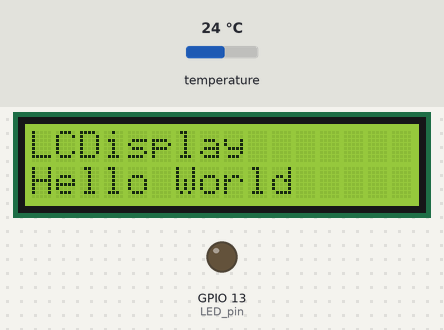
A sketch run on a simulated ESP8266 (NodeMCU). Shown: 16×2 character LCD, output pins drawn as LEDs (lit = HIGH). Inputs (shaded band) come from the test bench; at power-on: temperature 24 °C. The modem accepts every AT command (registered, SIM ready, sends succeed) and sends nothing else; what the sketch prints to the serial monitor is not drawn.

Above: at 0.1 s.
At 6.2 s:
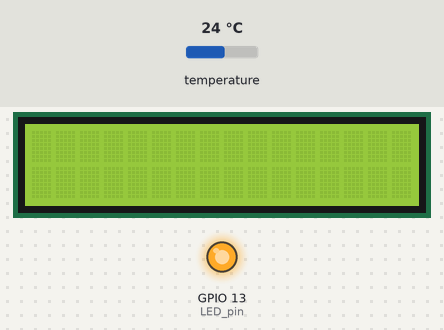
At 43.2 s:
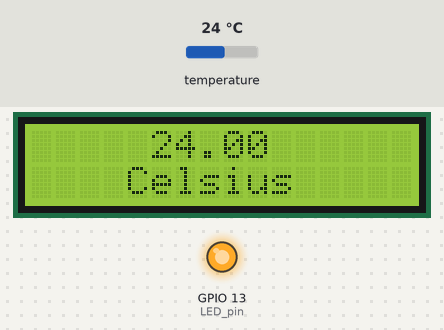
At 44.5 s:
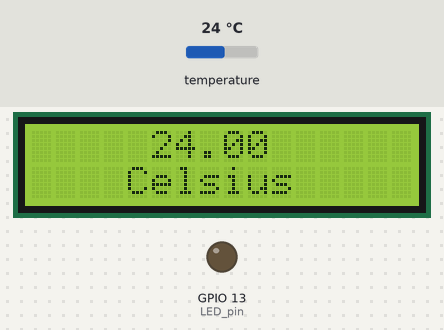
Timing chart, 0 to 120.6 s (numbered marks = the images above):
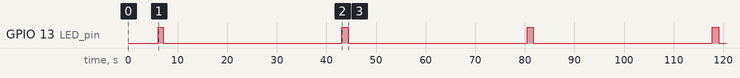

Measured:
- by itself, GPIO 13 (LED_pin): repeats every 37.3 s: LOW 36.0 s, HIGH 1.3 s
- what the display in image 1 shows lasts 5.0 s, from 2.1 s to 7.1 s

The sketch:

ReadTemp_SendTS.ino
```cpp
#include <LiquidCrystal_I2C.h>
#include <Wire.h>
#include <OneWire.h>
#include <ESP8266wifi.h>

LiquidCrystal_I2C lcd(0x27, 16, 2);
OneWire  ds(12);  // on pin 10 (a 4.7K resistor is necessary)

#include <SoftwareSerial.h> //Software Serial is needed to interface with ESP8266 because the hardware serial
//is being used for monitoring Serial line with computer during trouble shooting.
SoftwareSerial ESP8266(10, 11); //RX,TX

#define IP "184.106.153.149" // thingspeak.com IP address .. 184.106.153.149 ; see their website for more detail
String GET = "GET /update?key=X6OILVIV03M3276J&field"; // you 16-digit API key
String field1 = "1=";
String field2 = "2=";
String field3 = "3=";
String field4 = "4=";

byte i;
byte present = 0;
byte type_s;
byte data[12];
byte addr[8];
float celsius, fahrenheit;
byte counting = 0;


void setup() {
  pinMode(12, INPUT); //DS18B20
  pinMode(13, OUTPUT); //LED pin

  lcd.begin();
  lcd.setCursor(0, 0);
  lcd.print("LCDisplay");
  lcd.setCursor(0, 1);
  lcd.print("Hello World");
  delay(2000);
  lcd.clear();

  Serial.begin(9600);
  ESP8266.begin(9600); // this is to start serial communication with the ESP via Software Serial.
  ESP8266.println("AT+RST"); // this check the ESP8266.
  Serial.println("AT+RST");
  delay(2000);
  ESP8266.println("AT");
  Serial.println("AT");
  delay(2000);
  if (ESP8266.find("OK")) {
    Serial.println("OK");
    Serial.println("Connected");
  } else
    Serial.println("Lost Connection to ESP8266");
}


// the loop routine runs over and over again forever:
void loop(void) {

  digitalWrite(13, HIGH); //LED on when program work :))

  if ( !ds.search(addr)) {
    //Serial.println("No more addresses.");
    //Serial.println();
    ds.reset_search();
    delay(250);
    return;
  }

  ds.reset();
  ds.select(addr);
  ds.write(0x44, 1);        // start conversion, with parasite power on at the end

  delay(1000);     // maybe 750ms is enough, maybe not
  // we might do a ds.depower() here, but the reset will take care of it.

  present = ds.reset();
  ds.select(addr);
  ds.write(0xBE);         // Read Scratchpad

  for ( i = 0; i < 9; i++) {           // we need 9 bytes
    data[i] = ds.read();
  }
  //  Serial.println();

  // Convert the data to actual temperature
  // because the result is a 16 bit signed integer, it should
  // be stored to an "int16_t" type, which is always 16 bits
  // even when compiled on a 32 bit processor.
  int16_t raw = (data[1] << 8) | data[0];
  if (type_s) {
    raw = raw << 3; // 9 bit resolution default
    if (data[7] == 0x10) {
      // "count remain" gives full 12 bit resolution
      raw = (raw & 0xFFF0) + 12 - data[6];
    }
  } else {
    byte cfg = (data[4] & 0x60);
    // at lower res, the low bits are undefined, so let's zero them
    if (cfg == 0x00) raw = raw & ~7;  // 9 bit resolution, 93.75 ms
    else if (cfg == 0x20) raw = raw & ~3; // 10 bit res, 187.5 ms
    else if (cfg == 0x40) raw = raw & ~1; // 11 bit res, 375 ms
    //// default is 12 bit resolution, 750 ms conversion time
  }

  celsius = (float)raw / 16.0;
  fahrenheit = celsius * 1.8 + 32.0;

  counting = counting + 1;

  Serial.print("  Count ");
  Serial.print(counting);
  Serial.print("  Temperature = ");
  Serial.print(celsius);
  Serial.print(" Celsius., ");

  digitalWrite(13, LOW);
  Serial.println();

  lcd.setCursor(5, 0);
  lcd.print(celsius);
  lcd.setCursor(4, 1);
  lcd.print("Celsius");

  update((String)celsius, field1);

  delay(10000);   //delay program in millisecond, here i delay 10sec
}


void update(String value, String field) {

  Serial.println("in the update loop");
  ESP8266.println("AT+RST"); // it seems that mine works better if I reset it everytime before I do CIPSTART
  Serial.println("AT+RST");
  delay(5000);
  String cmd = "AT+CIPSTART=\"TCP\",\""; //standard code. see https://github.com/espressif/esp8266_at/wiki //
  cmd += IP; // += is concatenating the previous cmd string with the content of IP
  cmd += "\",80"; // same thing here it just keep adding stuff to the cmd string content

  ESP8266.println(cmd);//type in the string in cmd into the ESP8266
  Serial.println(cmd);
  delay(5000);

  if (ESP8266.find("Error")) {
    Serial.println("AT+CIPSTART Error");
    return;
  }
  cmd = GET;
  cmd += field;
  cmd += value;
  cmd += "\r\n\r\n"; // it seems that this part is important, to input enough \r\n, mine does not work if I only have one pair.
  ESP8266.print("AT+CIPSEND=");
  ESP8266.println(cmd.length());
  Serial.print("AT+CIPSEND=");
  Serial.println(cmd.length());
  delay(10000);

  if (ESP8266.find(">")) { // if ESP8266 return the > prompt back from the CIPSEND command, you are set, if not something is wrong
    ESP8266.print(cmd); //type in the GET command string and done
    ESP8266.print("AT+CIPSEND");
    //ESP8266.print("AT+CIPCLOSE");
    Serial.print(">");
    Serial.print(cmd);
    Serial.println(" Update Data to Thinkspeak...");
    delay(5000);
    Serial.println("> OK!!!");


  }
  else {
    ESP8266.print("AT+CIPCLOSE");
    //Serial.println("AT+CIPCLOSE"); //this command somehow does not work and always return errors so I just comment it out
    Serial.println("AT+CIPSEND error");
    delay(1000);
  }

}
```
